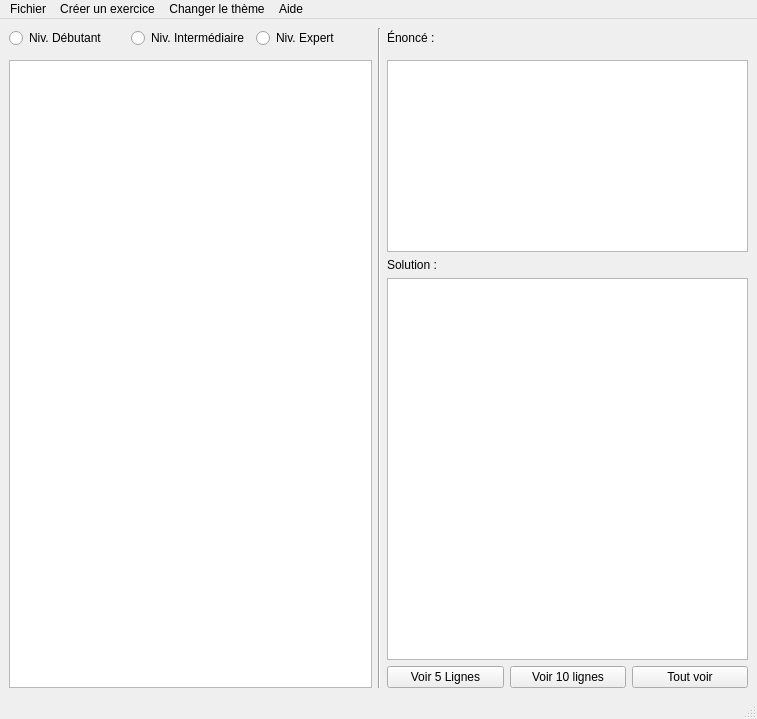
<?xml version="1.0" encoding="UTF-8"?>
<ui version="4.0">
 <class>MainWindow</class>
 <widget class="QMainWindow" name="MainWindow">
  <property name="geometry">
   <rect>
    <x>0</x>
    <y>0</y>
    <width>757</width>
    <height>719</height>
   </rect>
  </property>
  <property name="windowTitle">
   <string>MainWindow</string>
  </property>
  <widget class="QWidget" name="centralwidget">
   <layout class="QGridLayout" name="gridLayout">
    <item row="2" column="4" rowspan="2" colspan="3">
     <widget class="QTextEdit" name="te_enonce">
      <property name="minimumSize">
       <size>
        <width>300</width>
        <height>0</height>
       </size>
      </property>
     </widget>
    </item>
    <item row="0" column="4">
     <widget class="QLabel" name="la_enonce">
      <property name="text">
       <string>Énoncé :</string>
      </property>
     </widget>
    </item>
    <item row="0" column="1">
     <widget class="QRadioButton" name="radbut_interme">
      <property name="text">
       <string>Niv. Intermédiaire</string>
      </property>
     </widget>
    </item>
    <item row="5" column="4" colspan="3">
     <widget class="QTextEdit" name="te_contenu"/>
    </item>
    <item row="6" column="4">
     <widget class="QPushButton" name="btn_10lignes">
      <property name="text">
       <string>Voir 5 Lignes</string>
      </property>
     </widget>
    </item>
    <item row="6" column="5">
     <widget class="QPushButton" name="btn_5lignes">
      <property name="text">
       <string>Voir 10 lignes</string>
      </property>
     </widget>
    </item>
    <item row="6" column="6">
     <widget class="QPushButton" name="btn_toutvoir">
      <property name="text">
       <string>Tout voir</string>
      </property>
     </widget>
    </item>
    <item row="0" column="2">
     <widget class="QRadioButton" name="radbut_expert">
      <property name="text">
       <string>Niv. Expert</string>
      </property>
     </widget>
    </item>
    <item row="4" column="4">
     <widget class="QLabel" name="la_contenu">
      <property name="text">
       <string>Solution :</string>
      </property>
     </widget>
    </item>
    <item row="0" column="0">
     <widget class="QRadioButton" name="radbut_debutant">
      <property name="enabled">
       <bool>true</bool>
      </property>
      <property name="minimumSize">
       <size>
        <width>0</width>
        <height>0</height>
       </size>
      </property>
      <property name="text">
       <string>Niv. Débutant</string>
      </property>
     </widget>
    </item>
    <item row="2" column="0" rowspan="5" colspan="3">
     <widget class="QListWidget" name="listwid_fichier">
      <property name="minimumSize">
       <size>
        <width>0</width>
        <height>490</height>
       </size>
      </property>
     </widget>
    </item>
    <item row="0" column="3" rowspan="7">
     <widget class="Line" name="line">
      <property name="orientation">
       <enum>Qt::Vertical</enum>
      </property>
     </widget>
    </item>
   </layout>
  </widget>
  <widget class="QMenuBar" name="menubar">
   <property name="geometry">
    <rect>
     <x>0</x>
     <y>0</y>
     <width>757</width>
     <height>22</height>
    </rect>
   </property>
   <widget class="QMenu" name="menuFichier">
    <property name="title">
     <string>Fichier</string>
    </property>
    <addaction name="actionOuv_fich"/>
    <addaction name="actionSauv_fich"/>
    <addaction name="actionFerm_fich"/>
   </widget>
   <widget class="QMenu" name="menuCreer_exer">
    <property name="title">
     <string>Créer un exercice</string>
    </property>
   </widget>
   <widget class="QMenu" name="menuChang_theme">
    <property name="title">
     <string>Changer le thème</string>
    </property>
    <addaction name="actionTheme_clair"/>
    <addaction name="actionTheme_sombre"/>
   </widget>
   <widget class="QMenu" name="menuAide">
    <property name="title">
     <string>Aide</string>
    </property>
    <addaction name="actionAide_log"/>
    <addaction name="action_Apropos"/>
   </widget>
   <addaction name="menuFichier"/>
   <addaction name="menuCreer_exer"/>
   <addaction name="menuChang_theme"/>
   <addaction name="menuAide"/>
  </widget>
  <widget class="QStatusBar" name="statusbar"/>
  <action name="actionOuv_fich">
   <property name="text">
    <string>Ouvrir un fichier</string>
   </property>
  </action>
  <action name="actionSauv_fich">
   <property name="text">
    <string>Sauvegarder un fichier</string>
   </property>
  </action>
  <action name="actionFerm_fich">
   <property name="text">
    <string>Fermer le fichier</string>
   </property>
  </action>
  <action name="actionTheme_clair">
   <property name="text">
    <string>Thème clair</string>
   </property>
  </action>
  <action name="actionTheme_sombre">
   <property name="text">
    <string>Thème sombre</string>
   </property>
  </action>
  <action name="actionAide_log">
   <property name="text">
    <string>Aide sur le logiciel</string>
   </property>
  </action>
  <action name="action_Apropos">
   <property name="text">
    <string>À Propos</string>
   </property>
  </action>
 </widget>
 <resources/>
 <connections/>
</ui>
